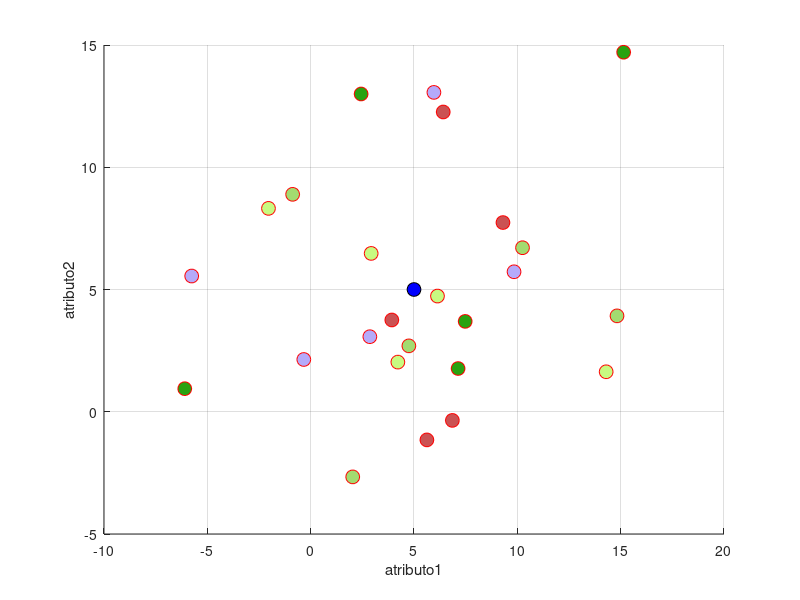

This figure's MATLAB source: (Note: this script raises an error after producing the figure.)
clc % limpia pantalla
clear all % limpia todo
close all %cierra todo
warning off all  % apaga los warnings

num_clases=input('¿Cuántas clases quieres?\n')
num_reptes=input('¿Cuántos representantes quieres por cada clase?\n')
clases = zeros(2, num_reptes, num_clases);
lgd = cell(num_clases,1);
 
for i = 1:num_clases
    fprintf('\n***Clase número %d***\n\n',i)
    fprintf("¿Dónde deseas el centroide?\n");
    centroide_x=input('x=');
    centroide_y=input('y=');
    centroide = [centroide_x;centroide_y];
    dispersion=input('¿Qué factor de dispersión deseas?\n')    
    vector_aux=(randn(2,num_reptes)*dispersion) + centroide;
    clases(:,:,i) = vector_aux;
end

clases;
loop = 1;


while loop>0
    %ENTRADA DEL VECTOR DESCONOCIDO:
    vx=input('dame coord del vector en x=')
    vy=input('dame coord del vector en y=')
    vector=[vx;vy];
 
    figure(1)
    grid on
    hold on
    for i = 1:num_clases        
        plot(clases(1,:,i),clases(2,:,i),'ro','MarkerSize',10,'MarkerFaceColor',rand(1,3))
        lgd{i} = strcat('Clase ',num2str(i)) ;
    end
    plot(vector(1,:),vector(2,:),'ko','MarkerSize',10,'MarkerFaceColor','b')
    xlabel('atributo1');
    ylabel('atributo2');
    title('GRAFICANDO %d CLASES DE DATOS', num_clases)
    legend(lgd)
    
    fprintf("¿Qué clasificador deseas usar? 1:Distancia mínina, 2:Bayesiano, 3:Mahalanobis, 4:Knn 5:Todos\n");
    clasificador=input('');
    
    if clasificador == 1
        valores = [dist_media(clases, vector)];
    elseif clasificador == 2
        valores = [bayes(clases, vector)];
    elseif clasificador == 3
        valores = [Mahalanobis(clases, vector)];
    elseif clasificador == 4        
        k=input('dame el número de vecinos k=')
        valores = [knn(clases, vector, k)];
    elseif clasificador == 5
        k=input('dame el número de vecinos k=')
        valores = [dist_media(clases, vector) bayes(clases, vector) Mahalanobis(clases, vector) knn(clases, vector, k)];
    end
    
    [num_filas, num_valores] = size(valores);
    if clasificador <= 4
       fprintf('el vector desconocido pertenece a la clase=%d\n\n',valores) 
    elseif clasificador == 5 
        fprintf('Por distancia media el vector desconocido pertenece a la clase=%d\n\n',valores(1, 1)) 
        fprintf('Por Bayes el vector desconocido pertenece a la clase=%d\n\n',valores(1, 2)) 
        fprintf('Por Mahalanobis el vector desconocido pertenece a la clase=%d\n\n',valores(1, 3)) 
        fprintf('Por KNN el vector desconocido pertenece a la clase=%d\n\n',valores(1, 4)) 
    end    
    
    loop=input('¿Deseas probar otro vector? Si=1, No=0\n')    
end
